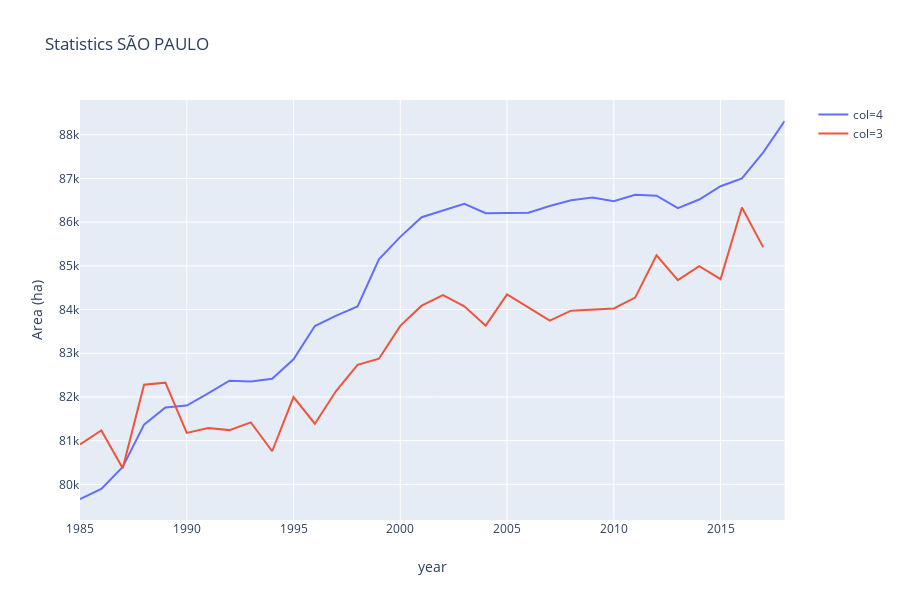

Notebook code cell kept with this figure:
### Code cell
fig = px.line(df, x="year", y="area", color='col', title='Statistics ' + Municipio)
fig.update_yaxes(title_text='Area (ha)')
fig.show()

### Figure 1 — Plotly figure (JSON) as saved in the notebook; plotly's stock layout.template omitted (floating-point values rounded to 4 significant figures)
{"data": [{"hoverlabel": {"namelength": 0}, "hovertemplate": "col=4<br>year=%{x}<br>area=%{y}", "legendgroup": "col=4", "line": {"color": "#636efa", "dash": "solid"}, "mode": "lines", "name": "col=4", "showlegend": true, "type": "scatter", "x": [1985, 1986, 1987, 1988, 1989, 1990, 1991, 1992, 1993, 1994, 1995, 1996, 1997, 1998, 1999, 2000, 2001, 2002, 2003, 2004, 2005, 2006, 2007, 2008, 2009, 2010, 2011, 2012, 2013, 2014, 2015, 2016, 2017, 2018], "xaxis": "x", "y": [79660.0, 79900.0, 80400.0, 81370.0, 81760.0, 81800.0, 82080.0, 82370.0, 82350.0, 82410.0, 82860.0, 83620.0, 83860.0, 84070.0, 85150.0, 85660.0, 86110.0, 86260.0, 86420.0, 86200.0, 86210.0, 86220.0, 86370.0, 86500.0, 86560.0, 86480.0, 86630.0, 86610.0, 86320.0, 86520.0, 86820.0, 87000.0, 87600.0, 88320.0], "yaxis": "y"}, {"hoverlabel": {"namelength": 0}, "hovertemplate": "col=3<br>year=%{x}<br>area=%{y}", "legendgroup": "col=3", "line": {"color": "#EF553B", "dash": "solid"}, "mode": "lines", "name": "col=3", "showlegend": true, "type": "scatter", "x": [1985, 1986, 1987, 1988, 1989, 1990, 1991, 1992, 1993, 1994, 1995, 1996, 1997, 1998, 1999, 2000, 2001, 2002, 2003, 2004, 2005, 2006, 2007, 2008, 2009, 2010, 2011, 2012, 2013, 2014, 2015, 2016, 2017], "xaxis": "x", "y": [80910.0, 81230.0, 80370.0, 82280.0, 82330.0, 81180.0, 81290.0, 81240.0, 81420.0, 80760.0, 82000.0, 81390.0, 82140.0, 82740.0, 82870.0, 83630.0, 84090.0, 84330.0, 84080.0, 83630.0, 84350.0, 84050.0, 83750.0, 83970.0, 84010.0, 84020.0, 84270.0, 85240.0, 84670.0, 84990.0, 84700.0, 86340.0, 85420.0], "yaxis": "y"}], "layout": {"height": 600, "legend": {"tracegroupgap": 0}, "title": {"text": "Statistics SÃO PAULO"}, "xaxis": {"anchor": "y", "domain": [0, 0.98], "title": {"text": "year"}}, "yaxis": {"anchor": "x", "domain": [0, 1], "title": {"text": "Area (ha)"}}}}
